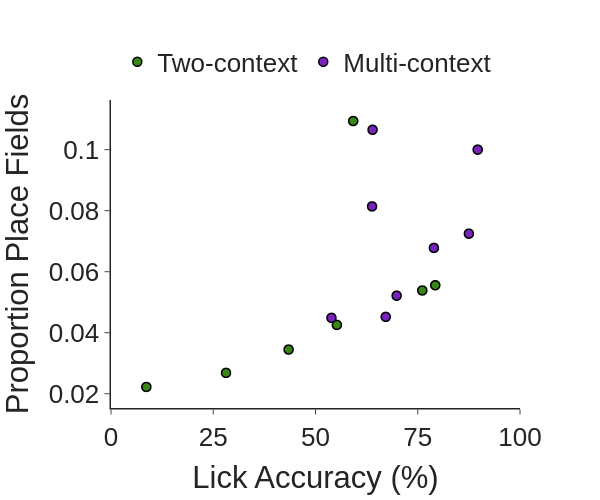

Notebook source saved alongside this figure:
### Code cell
## Correlate lick accuracy with the proportion of place fiels around the reward location
day = 16
yvar = 'proportion'
ufunc = pearsonr
sub_df = rel_df[rel_df['day'] == day]
sub_df = sub_df[(sub_df['relative_bin'] < 0) & (sub_df['relative_bin'] > -reward_bin_size)]

fig = pf.custom_graph_template(x_title='Lick Accuracy (%)', y_title='Proportion Place Fields', width=600)
for group in ['Two-context', 'Multi-context']:
    gdata = sub_df[sub_df['group'] == group]
    fig.add_trace(go.Scattergl(x=gdata['lick_accuracy'], y=gdata[yvar], mode='markers', marker_color=ce_colors_dict[group],
                               marker=dict(line=dict(width=1.5, color='black')), marker_size=9, name=group))
fig.update_xaxes(range=[0, 100], dtick=25)
fig.update_layout(legend=dict(
    orientation="h",
    yanchor="top",
    y=1.2,
    xanchor="center",
    x=0.48
))
fig.show()
print(f'Combined: {ufunc(sub_df['lick_accuracy'][sub_df['day'] == day], sub_df['proportion'][sub_df['day'] == day])}')
print(f'Two-context: {ufunc(sub_df['lick_accuracy'][(sub_df['group'] == 'Two-context') & (sub_df['day'] == day)], sub_df['proportion'][(sub_df['group'] == 'Two-context') & (sub_df['day'] == day)])}')
print(f'Multi-context: {ufunc(sub_df['lick_accuracy'][(sub_df['group'] == 'Multi-context') & (sub_df['day'] == day)], sub_df['proportion'][(sub_df['group'] == 'Multi-context') & (sub_df['day'] == day)])}')

### Figure 1 — Plotly figure (JSON) as saved in the notebook; plotly's stock layout.template omitted (floating-point values rounded to 4 significant figures)
{"data": [{"marker": {"color": "#378616", "line": {"color": "black", "width": 1.5}, "size": 9}, "mode": "markers", "name": "Two-context", "type": "scattergl", "x": [79.28, 76.11, 59.22, 8.642, 28.12, 43.42, 55.22], "y": [0.05556, 0.05385, 0.1094, 0.02222, 0.02685, 0.03448, 0.04255]}, {"marker": {"color": "#7A22BC", "line": {"color": "black", "width": 1.5}, "size": 9}, "mode": "markers", "name": "Multi-context", "type": "scattergl", "x": [67.18, 78.95, 53.91, 63.83, 69.84, 89.66, 87.5, 63.95], "y": [0.0452, 0.0678, 0.04487, 0.0814, 0.05213, 0.1, 0.07246, 0.1065]}], "layout": {"font": {"family": "Arial", "size": 26}, "height": 500, "legend": {"orientation": "h", "x": 0.48, "xanchor": "center", "y": 1.2, "yanchor": "top"}, "title": {"x": 0.5, "xanchor": "center", "y": 0.9, "yanchor": "top"}, "width": 600, "xaxis": {"anchor": "y", "domain": [0, 1], "dtick": 25, "linewidth": 1.5, "range": [0, 100], "title": {"text": "Lick Accuracy (%)"}}, "yaxis": {"anchor": "x", "domain": [0, 1], "linewidth": 1.5, "title": {"text": "Proportion Place Fields"}}}}
